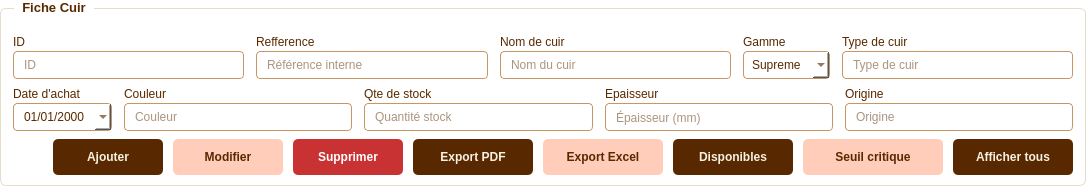
                <widget class="QGroupBox" name="employeeFormBox">
                 <property name="styleSheet">
                  <string notr="true">QGroupBox {
  background-color: white;
  border: 1px solid rgb(230, 220, 200);
  border-radius: 6px;
  margin-top: 8px;
  padding-top: 16px;
  font-weight: bold;
  font-size: 13px;
  color: rgb(88, 41, 0);
}
QGroupBox::title {
  subcontrol-origin: margin;
  left: 14px;
  padding: 0 6px;
}
QLineEdit, QComboBox, QDateEdit {
  border: 1px solid rgb(200, 150, 100);
  border-radius: 4px;
  padding: 5px 8px;
  font-size: 12px;
  color: rgb(88, 41, 0);
  background-color: rgb(255, 255, 255);
  font-weight: normal;
}
QLineEdit:focus, QComboBox:focus, QDateEdit:focus {
  border: 1px solid rgb(88, 41, 0);
}
QLabel {
  font-size: 12px;
  font-weight: normal;
  color: rgb(88, 41, 0);
}</string>
                 </property>
                 <property name="title">
                  <string>Fiche Cuir</string>
                 </property>
                 <layout class="QVBoxLayout" name="formOuterLayout">
                  <property name="spacing">
                   <number>8</number>
                  </property>
                  <property name="leftMargin">
                   <number>12</number>
                  </property>
                  <property name="topMargin">
                   <number>10</number>
                  </property>
                  <property name="rightMargin">
                   <number>12</number>
                  </property>
                  <property name="bottomMargin">
                   <number>10</number>
                  </property>
                  <item>
                   <layout class="QHBoxLayout" name="formRow1">
                    <property name="spacing">
                     <number>12</number>
                    </property>
                    <item>
                     <layout class="QVBoxLayout" name="cinLayout">
                      <property name="spacing">
                       <number>2</number>
                      </property>
                      <item>
                       <widget class="QLabel" name="labelCIN">
                        <property name="text">
                         <string>ID</string>
                        </property>
                       </widget>
                      </item>
                      <item>
                       <widget class="QLineEdit" name="lineEditCIN">
                        <property name="text">
                         <string></string>
                        </property>
                        <property name="placeholderText">
                         <string>ID</string>
                        </property>
                       </widget>
                      </item>
                     </layout>
                    </item>
                    <item>
                     <layout class="QVBoxLayout" name="nomLayout">
                      <property name="spacing">
                       <number>2</number>
                      </property>
                      <item>
                       <widget class="QLabel" name="labelNom">
                        <property name="text">
                         <string>Refference</string>
                        </property>
                       </widget>
                      </item>
                      <item>
                       <widget class="QLineEdit" name="lineEditNom">
                        <property name="text">
                         <string></string>
                        </property>
                        <property name="placeholderText">
                         <string>Référence interne</string>
                        </property>
                       </widget>
                      </item>
                     </layout>
                    </item>
                    <item>
                     <layout class="QVBoxLayout" name="prenomLayout">
                      <property name="spacing">
                       <number>2</number>
                      </property>
                      <item>
                       <widget class="QLabel" name="labelPrenom">
                        <property name="text">
                         <string>Nom de cuir</string>
                        </property>
                       </widget>
                      </item>
                      <item>
                       <widget class="QLineEdit" name="lineEditPrenom">
                        <property name="text">
                         <string></string>
                        </property>
                        <property name="placeholderText">
                         <string>Nom du cuir</string>
                        </property>
                       </widget>
                      </item>
                     </layout>
                    </item>
                    <item>
                     <layout class="QVBoxLayout" name="sexeLayout">
                      <property name="spacing">
                       <number>2</number>
                      </property>
                      <item>
                       <widget class="QLabel" name="labelSexe">
                        <property name="text">
                         <string>Gamme</string>
                        </property>
                       </widget>
                      </item>
                      <item>
                       <widget class="QComboBox" name="comboBoxSexe">
                        <item>
                         <property name="text">
                          <string>Supreme</string>
                         </property>
                        </item>
                        <item>
                         <property name="text">
                          <string>Midium</string>
                         </property>
                        </item>
                        <item>
                         <property name="text">
                          <string>Economy</string>
                         </property>
                        </item>
                       </widget>
                      </item>
                     </layout>
                    </item>
                    <item>
                     <layout class="QVBoxLayout" name="salaireLayout">
                      <property name="spacing">
                       <number>2</number>
                      </property>
                      <item>
                       <widget class="QLabel" name="labelSalaire">
                        <property name="text">
                         <string>Type de cuir</string>
                        </property>
                       </widget>
                      </item>
                      <item>
                       <widget class="QLineEdit" name="lineEditSalaire">
                        <property name="text">
                         <string></string>
                        </property>
                        <property name="placeholderText">
                         <string>Type de cuir</string>
                        </property>
                       </widget>
                      </item>
                     </layout>
                    </item>
                   </layout>
                  </item>
                  <item>
                   <layout class="QHBoxLayout" name="formRow2">
                    <property name="spacing">
                     <number>12</number>
                    </property>
                    <item>
                     <layout class="QVBoxLayout" name="dateEmbaucheLayout">
                      <property name="spacing">
                       <number>2</number>
                      </property>
                      <item>
                       <widget class="QLabel" name="labelDateEmbauche">
                        <property name="text">
                         <string>Date d'achat</string>
                        </property>
                       </widget>
                      </item>
                      <item>
                       <widget class="QDateEdit" name="dateEditEmbauche">
                        <property name="displayFormat">
                         <string>dd/MM/yyyy</string>
                        </property>
                        <property name="calendarPopup">
                         <bool>true</bool>
                        </property>
                       </widget>
                      </item>
                     </layout>
                    </item>
                    <item>
                     <layout class="QVBoxLayout" name="telephoneLayout">
                      <property name="spacing">
                       <number>2</number>
                      </property>
                      <item>
                       <widget class="QLabel" name="labelTelephone">
                        <property name="text">
                         <string>Couleur</string>
                        </property>
                       </widget>
                      </item>
                      <item>
                       <widget class="QLineEdit" name="lineEditTelephone">
                        <property name="text">
                         <string></string>
                        </property>
                        <property name="placeholderText">
                         <string>Couleur</string>
                        </property>
                       </widget>
                      </item>
                     </layout>
                    </item>
                    <item>
                     <layout class="QVBoxLayout" name="posteLayout">
                      <property name="spacing">
                       <number>2</number>
                      </property>
                      <item>
                       <widget class="QLabel" name="labelPoste">
                        <property name="text">
                         <string>Qte de stock</string>
                        </property>
                       </widget>
                      </item>
                      <item>
                       <widget class="QLineEdit" name="lineEditPoste">
                        <property name="text">
                         <string></string>
                        </property>
                        <property name="placeholderText">
                         <string>Quantité stock</string>
                        </property>
                       </widget>
                      </item>
                     </layout>
                    </item>
                    <item>
                     <layout class="QVBoxLayout" name="adresseLayout">
                      <property name="spacing">
                       <number>2</number>
                      </property>
                      <item>
                       <widget class="QLabel" name="labelAdresse">
                        <property name="text">
                         <string>Epaisseur</string>
                        </property>
                       </widget>
                      </item>
                      <item>
                       <widget class="QLineEdit" name="lineEditAdresse">
                        <property name="text">
                         <string></string>
                        </property>
                        <property name="placeholderText">
                         <string>Épaisseur (mm)</string>
                        </property>
                       </widget>
                      </item>
                     </layout>
                    </item>
                    <item>
                     <layout class="QVBoxLayout" name="emailLayout">
                      <property name="spacing">
                       <number>2</number>
                      </property>
                      <item>
                       <widget class="QLabel" name="labelEmail">
                        <property name="text">
                         <string>Origine</string>
                        </property>
                       </widget>
                      </item>
                      <item>
                       <widget class="QLineEdit" name="lineEditEmail">
                        <property name="text">
                         <string></string>
                        </property>
                        <property name="placeholderText">
                         <string>Origine</string>
                        </property>
                       </widget>
                      </item>
                     </layout>
                    </item>
                   </layout>
                  </item>
                  <item>
                   <layout class="QHBoxLayout" name="formBtnLayout">
                    <property name="spacing">
                     <number>10</number>
                    </property>
                    <item>
                     <spacer name="formBtnSpacer">
                      <property name="orientation">
                       <enum>Qt::Orientation::Horizontal</enum>
                      </property>
                      <property name="sizeHint" stdset="0">
                       <size>
                        <width>40</width>
                        <height>20</height>
                       </size>
                      </property>
                     </spacer>
                    </item>
                    <item>
                     <widget class="QPushButton" name="btnAjouter">
                      <property name="minimumSize">
                       <size>
                        <width>110</width>
                        <height>36</height>
                       </size>
                      </property>
                      <property name="cursor">
                       <cursorShape>PointingHandCursor</cursorShape>
                      </property>
                      <property name="styleSheet">
                       <string notr="true">QPushButton {
  background-color: rgb(88, 41, 0);
  color: rgb(248, 241, 227);
  border: none;
  border-radius: 5px;
  font-size: 12px;
  font-weight: bold;
  padding: 8px 20px;
}
QPushButton:hover {
  background-color: rgb(110, 55, 10);
}</string>
                      </property>
                      <property name="text">
                       <string>Ajouter</string>
                      </property>
                     </widget>
                    </item>
                    <item>
                     <widget class="QPushButton" name="btnModifier">
                      <property name="minimumSize">
                       <size>
                        <width>110</width>
                        <height>36</height>
                       </size>
                      </property>
                      <property name="cursor">
                       <cursorShape>PointingHandCursor</cursorShape>
                      </property>
                      <property name="styleSheet">
                       <string notr="true">QPushButton {
  background-color: rgb(255, 205, 185);
  color: rgb(88, 41, 0);
  border: none;
  border-radius: 5px;
  font-size: 12px;
  font-weight: bold;
  padding: 8px 20px;
}
QPushButton:hover {
  background-color: rgb(230, 180, 150);
}</string>
                      </property>
                      <property name="text">
                       <string>Modifier</string>
                      </property>
                     </widget>
                    </item>
                    <item>
                     <widget class="QPushButton" name="btnSupprimer">
                      <property name="minimumSize">
                       <size>
                        <width>110</width>
                        <height>36</height>
                       </size>
                      </property>
                      <property name="cursor">
                       <cursorShape>PointingHandCursor</cursorShape>
                      </property>
                      <property name="styleSheet">
                       <string notr="true">QPushButton {
  background-color: rgb(200, 50, 50);
  color: white;
  border: none;
  border-radius: 5px;
  font-size: 12px;
  font-weight: bold;
  padding: 8px 20px;
}
QPushButton:hover {
  background-color: rgb(180, 40, 40);
}</string>
                      </property>
                      <property name="text">
                       <string>Supprimer</string>
                      </property>
                     </widget>
                    </item>
                    <item>
                     <widget class="QPushButton" name="btnExportPDF">
                      <property name="minimumSize">
                       <size>
                        <width>120</width>
                        <height>36</height>
                       </size>
                      </property>
                      <property name="cursor">
                       <cursorShape>PointingHandCursor</cursorShape>
                      </property>
                      <property name="styleSheet">
                       <string notr="true">QPushButton {
  background-color: rgb(88, 41, 0);
  color: rgb(248, 241, 227);
  border: none;
  border-radius: 5px;
  font-size: 12px;
  font-weight: bold;
  padding: 8px 20px;
}
QPushButton:hover {
  background-color: rgb(110, 55, 10);
}</string>
                      </property>
                      <property name="text">
                       <string>Export PDF</string>
                      </property>
                     </widget>
                    </item>
                    <item>
                     <widget class="QPushButton" name="btnExportExcel">
                      <property name="minimumSize">
                       <size>
                        <width>120</width>
                        <height>36</height>
                       </size>
                      </property>
                      <property name="cursor">
                       <cursorShape>PointingHandCursor</cursorShape>
                      </property>
                      <property name="styleSheet">
                       <string notr="true">QPushButton {
  background-color: rgb(255, 205, 185);
  color: rgb(88, 41, 0);
  border: none;
  border-radius: 5px;
  font-size: 12px;
  font-weight: bold;
  padding: 8px 20px;
}
QPushButton:hover {
  background-color: rgb(230, 180, 150);
}</string>
                      </property>
                      <property name="text">
                       <string>Export Excel</string>
                      </property>
                     </widget>
                    </item>
                    <item>
                     <widget class="QPushButton" name="btnFiltreDisponible">
                      <property name="minimumSize">
                       <size>
                        <width>120</width>
                        <height>36</height>
                       </size>
                      </property>
                      <property name="cursor">
                       <cursorShape>PointingHandCursor</cursorShape>
                      </property>
                      <property name="styleSheet">
                       <string notr="true">QPushButton {
  background-color: rgb(88, 41, 0);
  color: rgb(248, 241, 227);
  border: none;
  border-radius: 5px;
  font-size: 12px;
  font-weight: bold;
  padding: 8px 20px;
}
QPushButton:hover {
  background-color: rgb(110, 55, 10);
}</string>
                      </property>
                      <property name="text">
                       <string>Disponibles</string>
                      </property>
                     </widget>
                    </item>
                    <item>
                     <widget class="QPushButton" name="btnFiltreSeuilCritique">
                      <property name="minimumSize">
                       <size>
                        <width>140</width>
                        <height>36</height>
                       </size>
                      </property>
                      <property name="cursor">
                       <cursorShape>PointingHandCursor</cursorShape>
                      </property>
                      <property name="styleSheet">
                       <string notr="true">QPushButton {
  background-color: rgb(255, 205, 185);
  color: rgb(88, 41, 0);
  border: none;
  border-radius: 5px;
  font-size: 12px;
  font-weight: bold;
  padding: 8px 20px;
}
QPushButton:hover {
  background-color: rgb(230, 180, 150);
}</string>
                      </property>
                      <property name="text">
                       <string>Seuil critique</string>
                      </property>
                     </widget>
                    </item>
                    <item>
                     <widget class="QPushButton" name="btnAfficherTous">
                      <property name="minimumSize">
                       <size>
                        <width>120</width>
                        <height>36</height>
                       </size>
                      </property>
                      <property name="cursor">
                       <cursorShape>PointingHandCursor</cursorShape>
                      </property>
                      <property name="styleSheet">
                       <string notr="true">QPushButton {
  background-color: rgb(88, 41, 0);
  color: rgb(248, 241, 227);
  border: none;
  border-radius: 5px;
  font-size: 12px;
  font-weight: bold;
  padding: 8px 20px;
}
QPushButton:hover {
  background-color: rgb(110, 55, 10);
}</string>
                      </property>
                      <property name="text">
                       <string>Afficher tous</string>
                      </property>
                     </widget>
                    </item>

                   </layout>
                  </item>
                 </layout>
                </widget>
